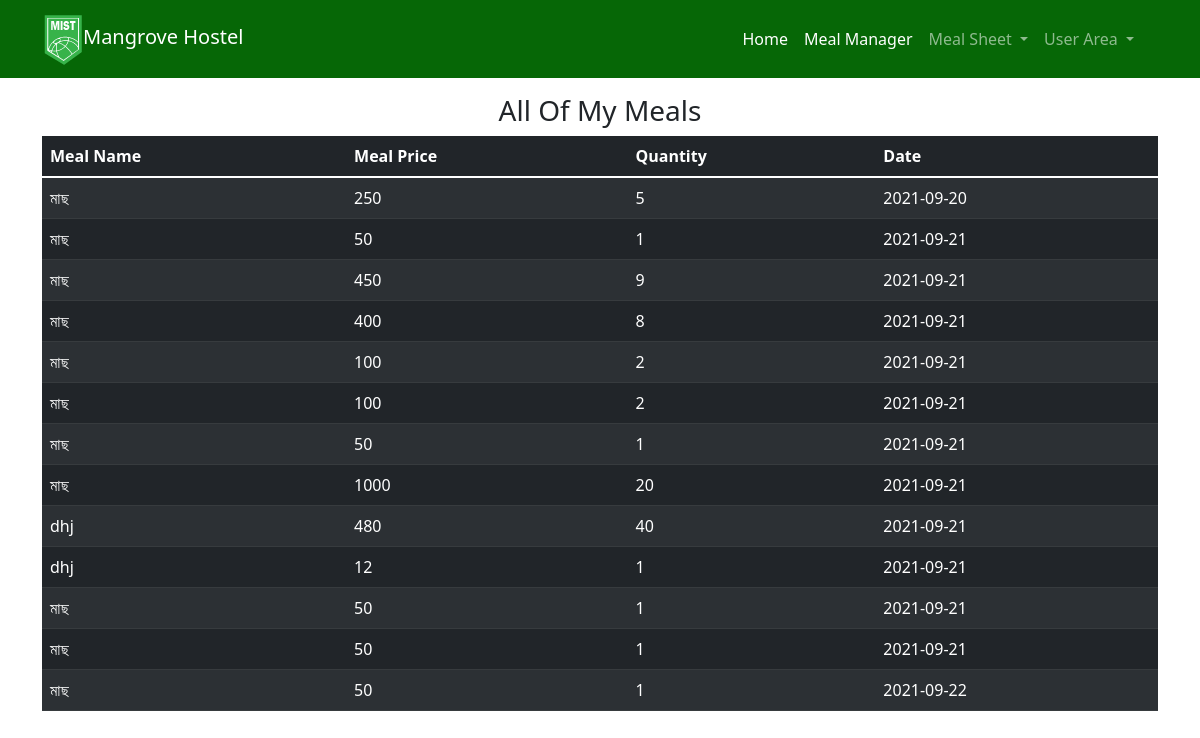
The app's page /mealhiostry/ (signed in), older data.
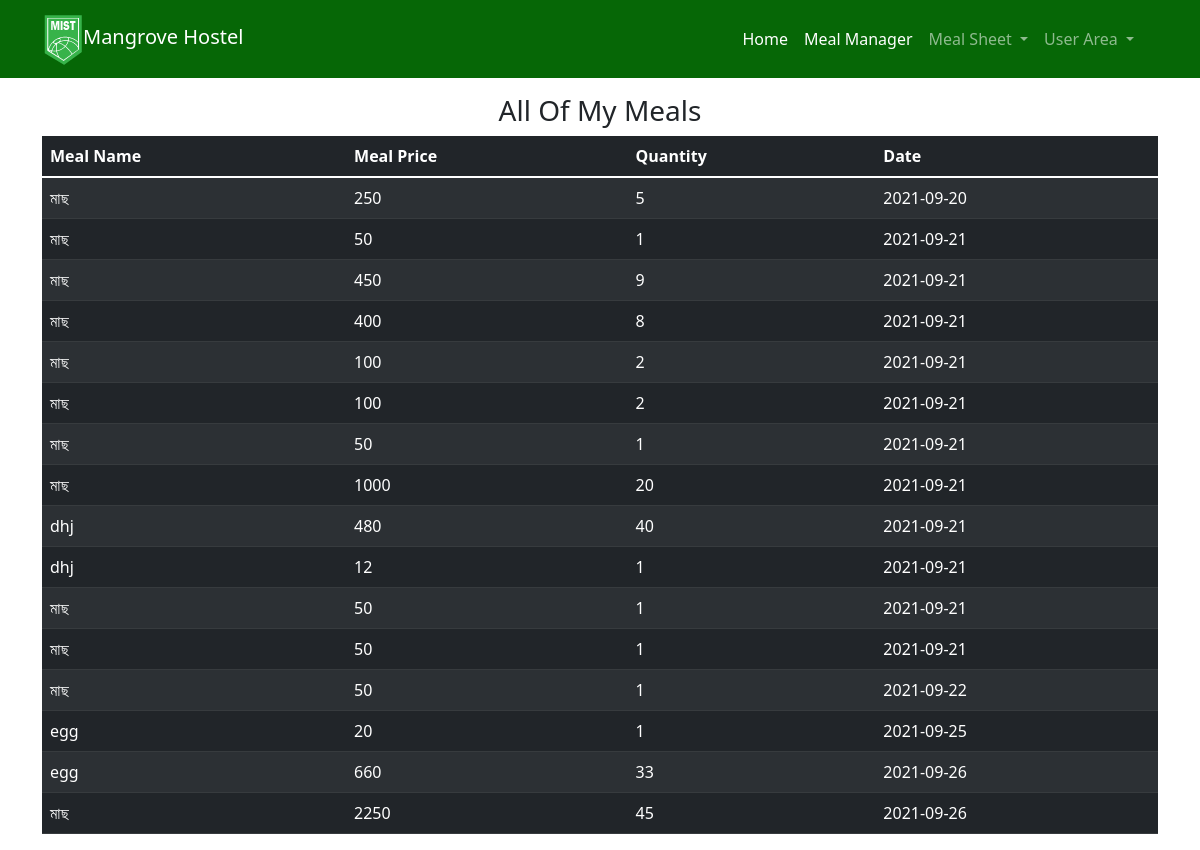
The same page, newer data.
### mist/models.py (models this page shows, shortened)
class All_Meal_Order(models.Model):
    id=models.AutoField(primary_key=True)
    Name=models.CharField(max_length=50,default="")
    Hostel=models.CharField(max_length=13,default=1)
    Food_Name=models.CharField(max_length=50,default="")
    Food_ID=models.CharField(max_length=50,default="")
    Price=models.CharField(max_length=50,default="")
    Quantity=models.CharField(max_length=10,default="")
    Date_Time=models.CharField(max_length=50,default="")
    When=models.CharField(max_length=30,default="breakfast")

### mist/views.py (the view)
# urls.py: path('mealhiostry/', views.mealhiostry,name="mealhiostry"),
def mealhiostry(request):
    allmeal=All_Meal_Order.objects.filter(Name__icontains=request.user)
    sendvar={
        "allmeal":allmeal
    }
    return render(request,"allmeal.html",sendvar)

### mist/templates/allmeal.html (shortened to what this page needs)
{% extends 'base.html' %}
{% load static %}
{% block head %}
<link rel="stylesheet" type="text/css" href="{% static 'style.css' %}">
{% endblock  %}
{% block body %}
    <div class="container mt-3">
    <h3 align="center">All Of My Meals</h3>
        <table class="table table-dark table-striped container">
            <thead>
                <tr>
                    <th scope="col">Meal Name</th>
                    <th scope="col">Meal Price</th>
                    <th scope="col">Quantity</th>
                    <th scope="col">Date</th>
                </tr>
            </thead>
            <tbody>
            {% for i in allmeal %}
                <tr>
                    <td>{{i.Food_Name}}</td>
                    <td>{{i.Price}}</td>
                    <td>{{i.Quantity}}</td>
                    <td>{{i.Date_Time}}</td>
                </tr>
            {% endfor %}
            </tbody>
        </table>
    </div>
{% endblock  %}

### mist/templates/base.html (shortened to what this page needs)
{% load static %}
<!doctype html>
<html lang="en">
  <head>
    <link href="https://cdn.jsdelivr.net/npm/bootstrap@5.1.1/dist/css/bootstrap.min.css" rel="stylesheet">
    {% block head %}{% endblock  %}
  </head>
  <body>
    {% if request.user.is_authenticated %}
        {% if  request.user.is_staff %}
        <nav class="navbar navbar-expand-lg navbar-dark bg-dark menu" style="color:#fff;">
        <div class="container">
            <a class="navbar-brand lgo fcolor fs" href="{% url 'home' %}"><img src="{% static 'logo/logo.png' %}">Mangrove Hostel</a>
            <div class="collapse navbar-collapse" id="navbarSupportedContent">
            <ul class="navbar-nav ms-auto mb-2 mb-lg-0 me-3">
                <li class="nav-item">
                    <a class="nav-link active" aria-current="page" href="{% url 'home' %}">Home</a>
                </li>
                <li class="nav-item">
                    <a class="nav-link active" aria-current="page" href="{% url 'panelhead' %}">Meal Manager</a>
                </li>
                <li class="nav-item dropdown">
                <a class="nav-link dropdown-toggle" href="#" id="navbarDropdown" role="button" data-bs-toggle="dropdown" aria-expanded="false">
                    Meal Sheet
                </a>
                </li>
                <li class="nav-item dropdown">
                <a class="nav-link dropdown-toggle" href="#" id="navbarDropdown" role="button" data-bs-toggle="dropdown" aria-expanded="false">
                    User Area
                </a>
                </li>
            </ul>
            </div>
        </div>
        </nav>
        {% endif %}
    {% endif %}
    {% block body %}{% endblock %}
  </body>
</html>

### static/style.css (style rules this page uses)
.menu { background-color: #066706 !important; color:#fff !important; }

Row changes from the older to the newer data that the page shows:
added All_Meal_Order: Food_Name "egg", Price "20", Quantity "1", Date_Time "2021-09-25"
added All_Meal_Order: Food_Name "egg", Price "660", Quantity "33", Date_Time "2021-09-26"
added All_Meal_Order: Food_Name "মাছ", Price "2250", Quantity "45", Date_Time "2021-09-26"
